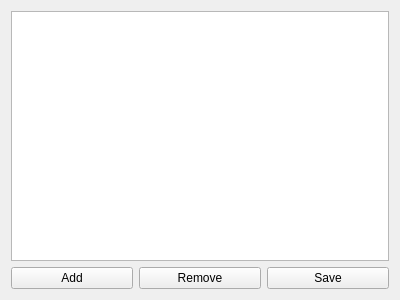
<?xml version="1.0" encoding="UTF-8"?>
<ui version="4.0">
 <class>OpenRGBKasaSmartSettingsPageUi</class>
 <widget class="QWidget" name="OpenRGBKasaSmartSettingsPageUi">
  <property name="geometry">
   <rect>
    <x>0</x>
    <y>0</y>
    <width>400</width>
    <height>300</height>
   </rect>
  </property>
  <property name="windowTitle">
   <string>Form</string>
  </property>
  <layout class="QGridLayout" name="gridLayout">
   <item row="1" column="0">
    <widget class="QPushButton" name="AddKasaSmartDeviceButton">
     <property name="text">
      <string>Add</string>
     </property>
    </widget>
   </item>
   <item row="1" column="1">
    <widget class="QPushButton" name="RemoveKasaSmartDeviceButton">
     <property name="text">
      <string>Remove</string>
     </property>
    </widget>
   </item>
   <item row="1" column="2">
    <widget class="QPushButton" name="SaveKasaSmartConfigurationButton">
     <property name="text">
      <string>Save</string>
     </property>
    </widget>
   </item>
   <item row="0" column="0" colspan="3">
    <widget class="QListWidget" name="KasaSmartDeviceList">
     <property name="verticalScrollMode">
      <enum>QAbstractItemView::ScrollPerPixel</enum>
     </property>
    </widget>
   </item>
  </layout>
 </widget>
 <resources/>
 <connections/>
</ui>
